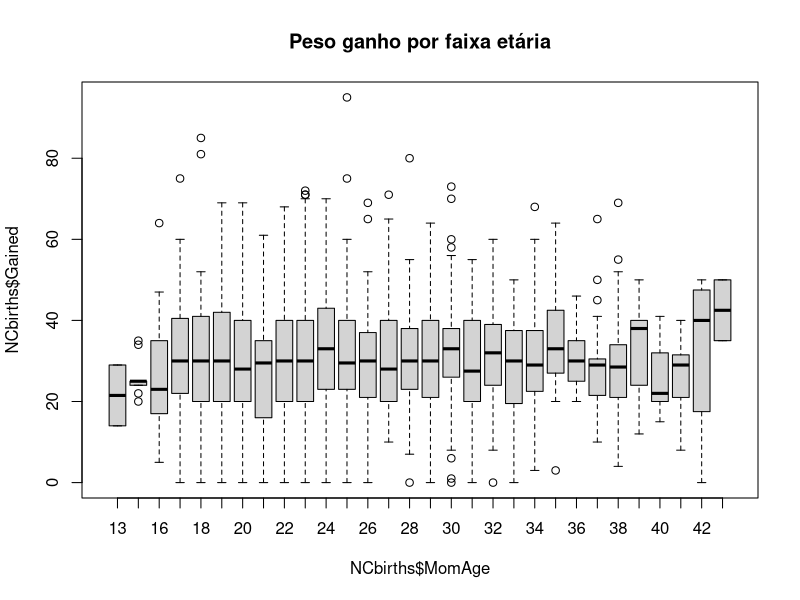
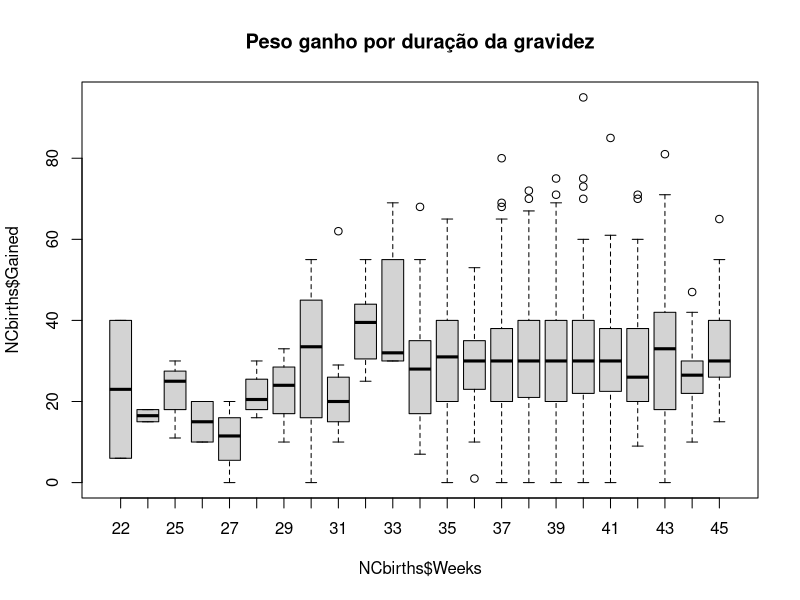
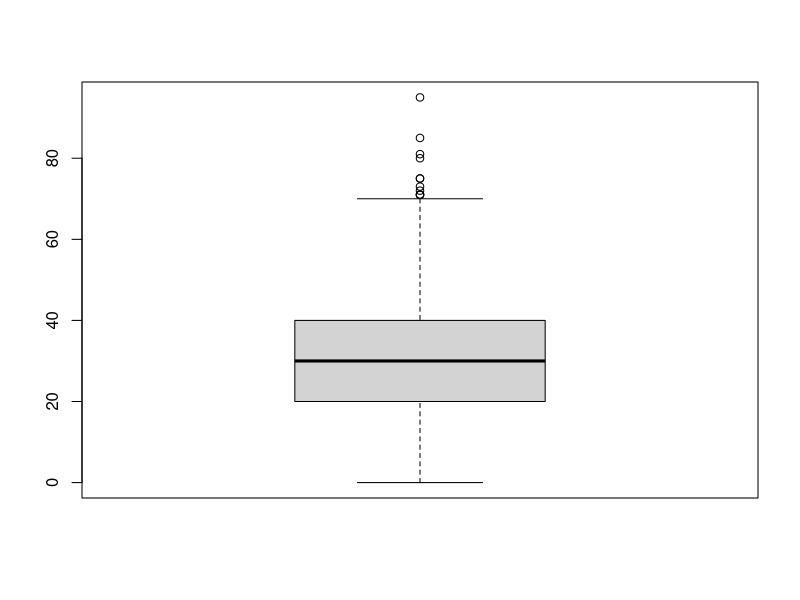
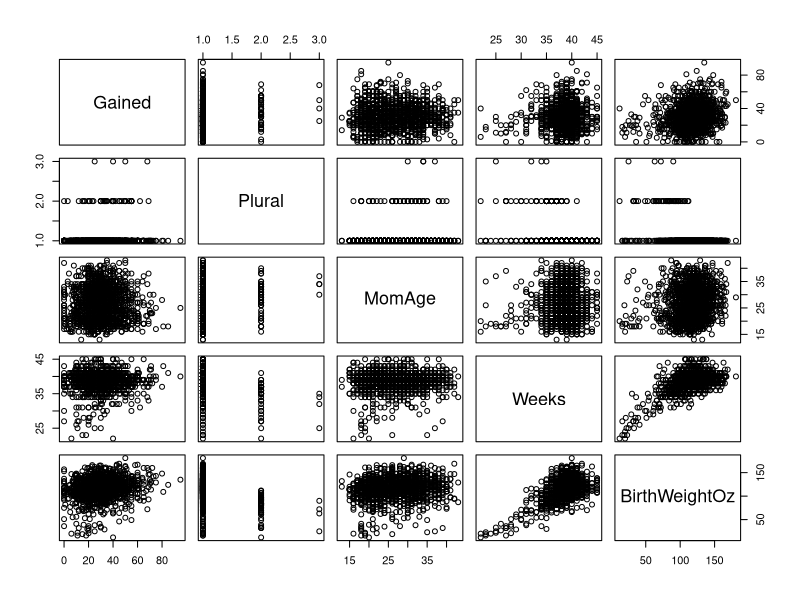
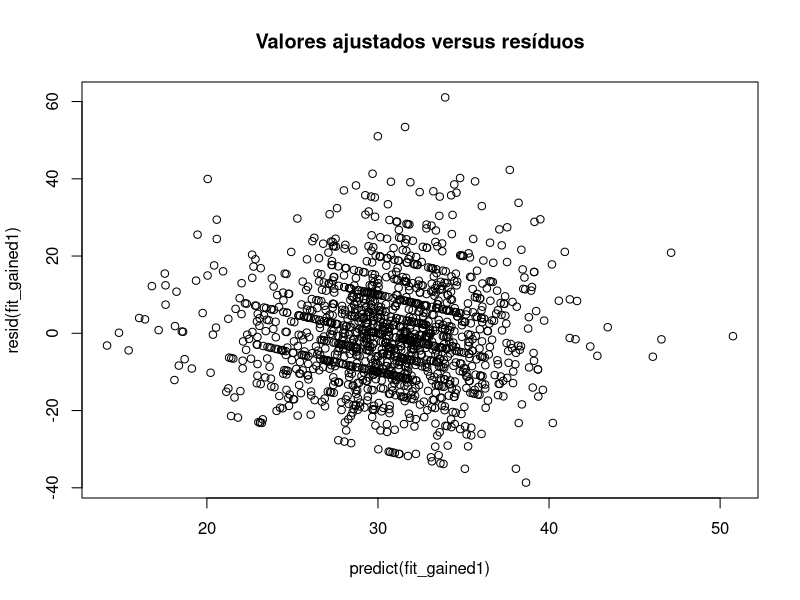

Generate these figures, in order, with R:
## ---- chunk 1
knitr::opts_chunk$set(echo = TRUE)
## ---- chunk 2
# bloco de código - item a
library(readr)
# NCbirths <- read_csv("NCbirths.csv", col_types = cols(Marital = col_factor(levels = c("1", 
#     "2")), Plural = col_factor(levels = c("1", 
#     "2", "3")), Sex = col_factor(levels = c("1", 
#     "2")), Smoke = col_factor(levels = c("1", 
#     "2")), X1 = col_skip()))
# View(NCbirths)

NCbirths = read.csv("NCbirths.csv")
str(NCbirths)
summary(NCbirths)
## ---- chunk 3
boxplot(NCbirths$Gained ~ NCbirths$MomAge, main="Peso ganho por faixa etária")
boxplot(NCbirths$Gained ~ NCbirths$Weeks, main="Peso ganho por duração da gravidez")

# boxplot(NCbirths$Gained ~ NCbirths$MomRace + NCbirths$RaceMom, main='Peso ganho por "Raça"') # Pouco útil sem fatores

## ---- chunk 4
for (race in unique(NCbirths$MomRace)) { print(paste(race, nrow(NCbirths[NCbirths$MomRace == race,])))}


summary(NCbirths[NCbirths$MomRace=="hispanic", c("RaceMom", "HispMom")])
JapasSoQueNao = nrow(NCbirths[NCbirths$RaceMom==5,])  # "Japanese", só que não
print(paste("Registros marcados como mães japonesas: ", JapasSoQueNao))

print("Mães com RaceMom == 5")
summary(NCbirths[NCbirths$RaceMom==5, c("MomRace", "HispMom")])
## ---- chunk 5
# summary(NCbirths[NCbirths$Low == "Y", c("BirthWeightOz", "BirthWeightGm")])
# summary(NCbirths[NCbirths$Low == "N", c("BirthWeightOz", "BirthWeightGm")])

# summary(NCbirths[NCbirths$BirthWeightGm > 2500, c("Low", "BirthWeightOz", "BirthWeightGm")])
nrow(NCbirths[NCbirths$BirthWeightGm > 2500 & NCbirths$Low=='Y', c("Low", "BirthWeightOz", "BirthWeightGm")])  # Deve ser zero
nrow(NCbirths[NCbirths$BirthWeightGm <= 2500 & NCbirths$Low=='N', c("Low", "BirthWeightOz", "BirthWeightGm")])  # Deve ser zero

## ---- chunk 6
col.sums = colSums(is.na(NCbirths))
col.sums[col.sums>0]  # Verificação programática de quais colunas têm NAs

NCbirths<- cbind(NCbirths, somaNulos = rowSums(is.na(NCbirths)))
NCB_NAs = NCbirths[NCbirths$somaNulos > 0,]
NCBnoNAs = NCbirths[complete.cases(NCbirths),]

## ---- chunk 7
# Fatorizar o que der

NCB_noId = function(ncbvar) {
    ncbvar$X <- NULL
    ncbvar$ID <- NULL  
    return(ncbvar)
}


NCB_factorize = function(ncbvar) {
    ncbvar$Plural <- factor(ncbvar$Plural, levels=c(1,2,3), labels=c('Single', 'Twins', 'Triplets'))
    ncbvar$Sex <- factor(ncbvar$Sex, levels=c(1,2), labels=c("M", "F"))
    ncbvar$Marital <- factor(ncbvar$Marital, labels=c("Married", "Not Married"))
    ncbvar$RaceMom <- factor(ncbvar$RaceMom, levels=c(1,2,3,4,5,7,8),  # There's no Hawaiian in this base
                               labels=c(
                                 "White",
                                 "Black",
                                 "AmericanIndian",
                                 "Chinese",
                                 "Hispanic",  # Era "Japanese", mas foi reconsiderado
                                 # "Hawaiian",  # Não foram encontrados registros
                                 "Filipino",
                                 "OtherAsianOrPacific"
                               ))
    # TODO: Check race assignments more thoroughly

    ncbvar$Smoke <- factor(ncbvar$Smoke, labels = c('N', 'Y'))  # Cuidado com os NAs
    ncbvar$HispMom <- factor(ncbvar$HispMom)
    ncbvar$Premie <- factor(ncbvar$Premie, labels=c("N", "Y"))
    ncbvar$Low <- factor(ncbvar$Low, labels=c("N", "Y"))

    return(ncbvar)
}

NCbirths = NCB_noId(NCbirths)
NCbirths = NCB_factorize(NCbirths)


# boxplot(NCbirths$Gained ~ NCbirths$MomRace + NCbirths$RaceMom, main='Peso ganho por "Raça"') # Pouco útil sem fatores
## ---- chunk 8
# bloco de código - item b

summary(NCbirths$BirthWeightGm/NCbirths$BirthWeightOz)
if (mean(NCbirths$BirthWeightGm/NCbirths$BirthWeightOz)/max(NCbirths$BirthWeightGm/NCbirths$BirthWeightOz) != 1 ) {
  error("Há um erro de conversão entre Oz e g")
} else {
  if (max(NCbirths$BirthWeightGm/NCbirths$BirthWeightOz) == 28.35)  {
    print("Todas as conversões de unidade estão corretas")
  } else {
    print("Embora consistentes, as conversões não estão corretas")
  }
}


## ---- chunk 9
 boxplot(NCbirths$Gained)

fit_gained1 = lm(Gained ~ ., data=NCbirths)
summary(fit_gained1)

# pairs(Gained ~ ., data=NCbirths)
pairs(Gained ~ Plural + MomAge + Weeks + BirthWeightOz, data=NCbirths)

# fit_gained1_noNAs = lm(Gained ~ ., data=NCbirths, na.action = na.omit) 
# summary(fit_gained1_noNAs)

# NCBnoNAs = NCbirths[]

## ---- chunk 10
fit_gained2 = lm(Gained ~ Plural + BirthWeightOz, data = NCbirths)
summary(fit_gained2)
## ---- chunk 11
# bloco de código - item c
plot(predict(fit_gained1), resid(fit_gained1),   # data=NCbirths,
     main="Valores ajustados versus resíduos")


## ---- chunk 12
# bloco de código - item d



## ---- chunk 13
# bloco de código - item e



